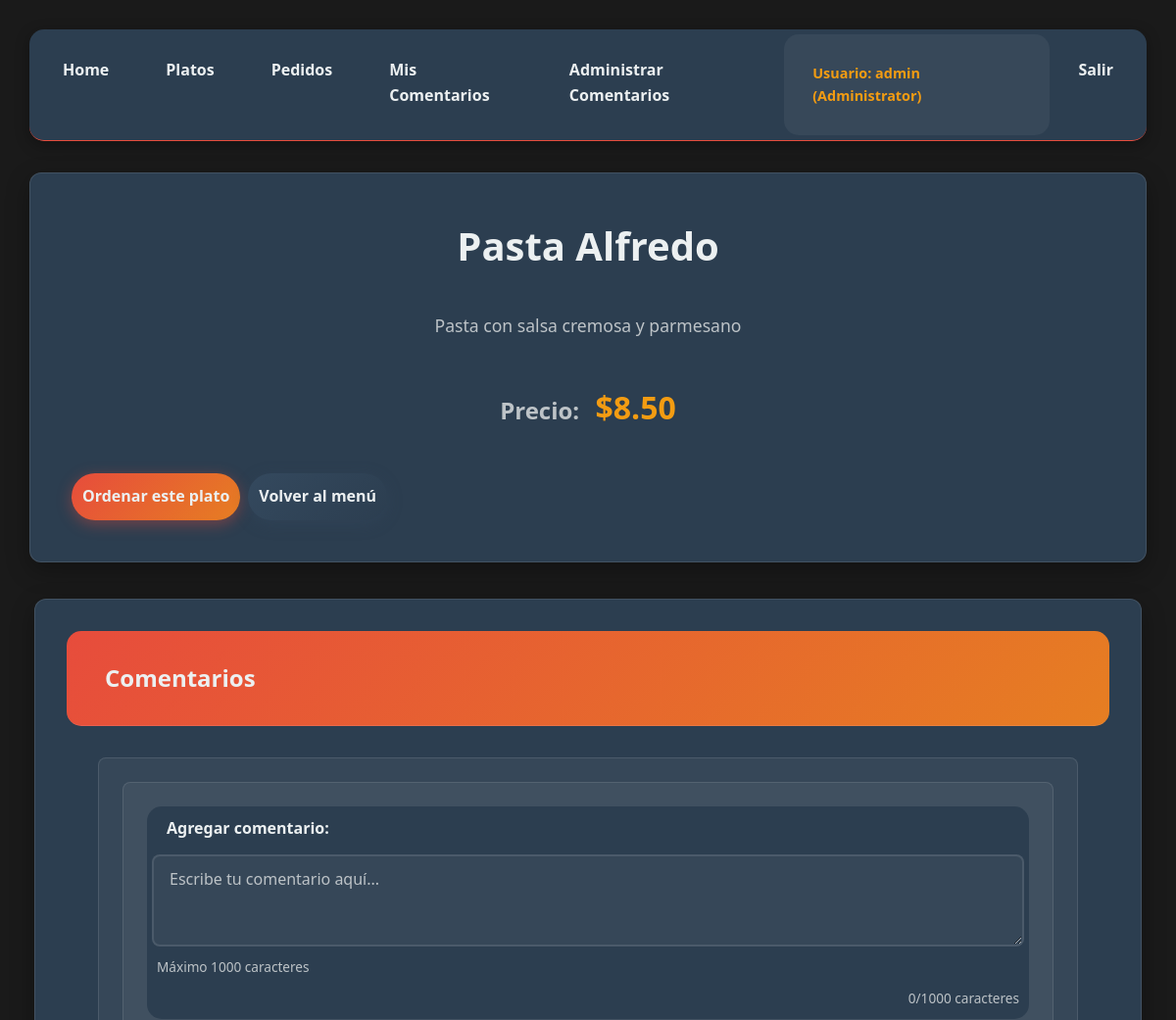
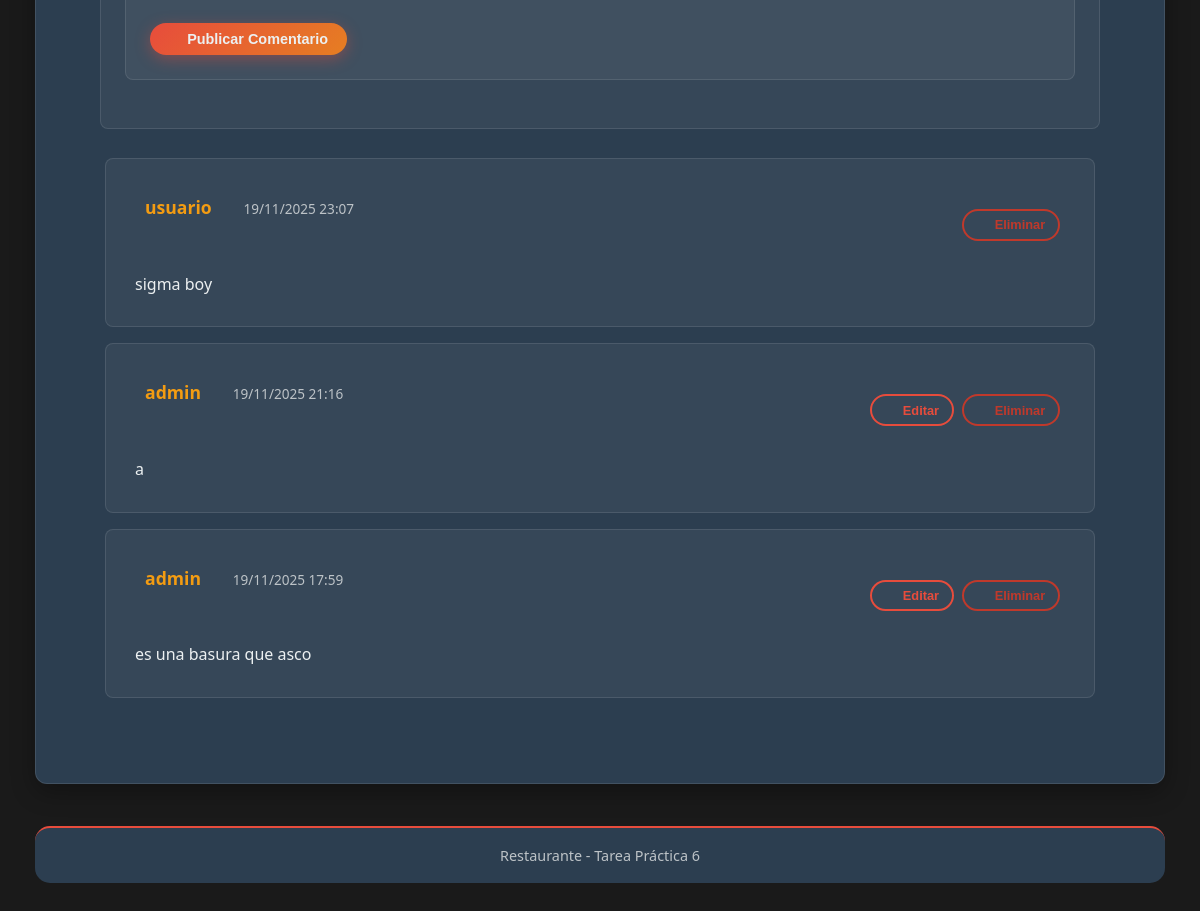
Page /index.php?action=dish&id=1 (signed in) on the committed database (2 pictures, top to bottom).
### tables this page shows
CREATE TABLE `dishes` (
  `id` int(11) NOT NULL,
  `name` varchar(50) NOT NULL,
  `description` text DEFAULT NULL,
  `price` decimal(10,2) NOT NULL,
  `created_at` timestamp NOT NULL DEFAULT current_timestamp()
);

CREATE TABLE `comments` (
  `id` int(11) NOT NULL,
  `user_id` int(11) NOT NULL,
  `dish_id` int(11) NOT NULL,
  `comment` text NOT NULL,
  `created_at` timestamp NOT NULL DEFAULT current_timestamp()
);

CREATE TABLE `users` (
  `id` int(11) NOT NULL,
  `username` varchar(50) NOT NULL,
  `email` varchar(100) NOT NULL,
  `password` varchar(255) NOT NULL,
  `role_id` int(11) NOT NULL,
  `created_at` timestamp NOT NULL DEFAULT current_timestamp()
);

### app/controllers/BaseController.php (called while the page is built, shortened)
<?php
require_once __DIR__ . '/../autoload.php';
class BaseController {
    protected function view($path, $data = []) {
        extract($data);
        require __DIR__ . '/../../views/layouts/header.php';
        require __DIR__ . '/../../views/' . $path . '.php';
        require __DIR__ . '/../../views/layouts/footer.php';
    }
}

### app/controllers/DishesController.php (called while the page is built, shortened)
<?php
require_once __DIR__ . '/../models/Dish.php';
class DishesController extends BaseController {
public function show(){
$dishModel = new Dish();
$dish = $dishModel->find($_GET['id']);
$this->view('dishes/show', ['dish'=>$dish]);
}
}

### app/models/Model.php (called while the page is built, shortened)
<?php
abstract class Model {
    protected $conn;
    public function __construct() {
        $this->conn = $this->getConnection();
    }
    protected function getConnection() {
        $conn = new mysqli("localhost", "root", "", "restaurante");
        $conn->set_charset('utf8mb4');
        return $conn;
    }
    protected function executePrepared($sql, $types = '', $params = []) {
        $stmt = $this->conn->prepare($sql);
        if (!empty($types) && !empty($params)) {
            $stmt->bind_param($types, ...$params);
        }
        if (!$stmt->execute()) {
            throw new Exception("Error ejecutando consulta: " . $stmt->error);
        }
        return $stmt;
    }
}

### app/models/Dish.php (called while the page is built, shortened)
<?php
 require_once 'Model.php';
 class Dish extends Model {
 public function find($id){
 $stmt = $this->conn->prepare("SELECT * FROM dishes WHERE id=?");
 $stmt->bind_param('i',$id);
 $stmt->execute();
 return $stmt->get_result()->fetch_assoc();
 }
 }

### app/core/SessionManager.php (called while the page is built, shortened)
<?php
class SessionManager {
    public static function get($key, $default = null) {
        return isset($_SESSION[$key]) ? $_SESSION[$key] : $default;
    }
}

### app/autoload.php (called while the page is built, shortened)
<?php
spl_autoload_register(function ($className) {
    $className = str_replace('\\', DIRECTORY_SEPARATOR, $className);
    $classMap = [
        'SessionManager' => __DIR__ . '/core/SessionManager.php',
        'Model' => __DIR__ . '/models/Model.php',
        'User' => __DIR__ . '/models/User.php',
        'Dish' => __DIR__ . '/models/Dish.php',
        'Order' => __DIR__ . '/models/Order.php',
        'Comment' => __DIR__ . '/models/Comment.php',
        'Role' => __DIR__ . '/models/Role.php',
        'BaseController' => __DIR__ . '/controllers/BaseController.php',
        'AuthController' => __DIR__ . '/controllers/AuthController.php',
        'DishesController' => __DIR__ . '/controllers/DishesController.php',
        'OrdersController' => __DIR__ . '/controllers/OrdersController.php',
        'CommentsController' => __DIR__ . '/controllers/CommentsController.php',
        'DashboardController' => __DIR__ . '/controllers/DashboardController.php',
        'UserController' => __DIR__ . '/controllers/UserController.php'
    ];
    if (isset($classMap[$className])) {
        if (file_exists($classMap[$className])) {
            return;
        }
    }
});

### app/models/Comment.php (called while the page is built, shortened)
<?php
class Comment extends Model {
    public function getByDishId($dishId) {
        try {
            $stmt = $this->executePrepared(
                "SELECT c.*, u.username, u.email
                 FROM comments c
                 JOIN users u ON c.user_id = u.id
                 WHERE c.dish_id = ?
                 ORDER BY c.created_at DESC",
                'i',
                [$dishId]
            );
            return $stmt->get_result()->fetch_all(MYSQLI_ASSOC);
        } catch (Exception $e) {
            error_log("Error en getByDishId: " . $e->getMessage());
            return [];
        }
    }
}

### views/comments/list.php (the view, shortened to what this page needs)
<link rel="stylesheet" href="../assets/css/styles.css">
<div id="comments-section" class="comments-section mt-4">
    <div class="card">
        <div class="card-header">
            <h3><i class="fas fa-comments"></i> Comentarios</h3>
        </div>
        <div class="card-body">
            <?php
            if (!isset($comments)) {
                $commentModel = new Comment();
                $dishId = $dish['id'] ?? $_GET['dish_id'] ?? 0;
                $comments = $commentModel->getByDishId($dishId);
            }
            ?>
            <?php if (SessionManager::get('user_id')): ?>
                <div class="comment-form">
                    <form method="POST" action="index.php?action=comments/create" class="comment-form">
                        <div class="form-group">
                            <label for="comment"><i class="fas fa-edit"></i> Agregar comentario:</label>
                            <textarea
                                name="comment"
                                id="comment"
                                class="form-control"
                                rows="3"
                                placeholder="Escribe tu comentario aquí..."
                                maxlength="1000"
                                required
                            ></textarea>
                            <small class="form-text text-muted">Máximo 1000 caracteres</small>
                        </div>
                        <button type="submit" class="btn btn-primary btn-sm">
                            <i class="fas fa-comment"></i> Publicar Comentario
                        </button>
                    </form>
                </div>
            <?php endif; ?>
            <div class="comments-list">
                <?php if (empty($comments)): ?>
                    <div class="no-comments">
                        <i class="fas fa-comments fa-3x mb-3"></i>
                        <p>No hay comentarios aún. Sé el primero en comentar.</p>
                    </div>
                <?php else: ?>
                    <?php foreach ($comments as $comment): ?>
                        <div id="comment-<?= htmlspecialchars($comment['id']) ?>" class="comment-item" data-comment-id="<?= htmlspecialchars($comment['id']) ?>">
                            <div class="comment-header">
                                <div class="comment-author">
                                    <strong><?= htmlspecialchars($comment['username']) ?></strong>
                                    <small class="text-muted ml-2">
                                        <i class="fas fa-clock"></i>
                                        <?= date('d/m/Y H:i', strtotime($comment['created_at'])) ?>
                                    </small>
                                </div>
                                <?php if (SessionManager::get('user_id') == $comment['user_id'] || SessionManager::get('role_name') == 'Administrator'): ?>
                                    <div class="comment-actions">
                                        <?php if (SessionManager::get('user_id') == $comment['user_id']): ?>
                                            <button type="button" class="btn btn-outline-primary btn-sm"
                                                    onclick="editComment(<?= htmlspecialchars($comment['id']) ?>)"
                                                    title="Editar comentario">
                                                <i class="fas fa-edit"></i> Editar
                                            </button>
                                        <?php endif; ?>
                                        <button type="button" class="btn btn-outline-danger btn-sm"
                                                onclick="deleteComment(<?= htmlspecialchars($comment['id']) ?>)"
                                                title="Eliminar comentario">
                                            <i class="fas fa-trash"></i> Eliminar
                                        </button>
                                    </div>
                                <?php endif; ?>
                            </div>
                            <div class="comment-content" id="comment-content-<?= htmlspecialchars($comment['id']) ?>">
                                <?= nl2br(htmlspecialchars($comment['comment'])) ?>
                            </div>
                        </div>
                    <?php endforeach; ?>
                <?php endif; ?>
            </div>
        </div>
    </div>
</div>

### views/dishes/show.php
<link rel="stylesheet" href="../assets/css/styles.css">
<div class="card fade-in">
    <div class="dish-detail">
        <h1><?= htmlspecialchars($dish['name']) ?></h1>
        <div class="dish-description">
            <?= nl2br(htmlspecialchars($dish['description'])) ?>
        </div>
        <div class="dish-price">
            <span class="price-label">Precio:</span>
            <span class="price-value">$<?= number_format($dish['price'], 2) ?></span>
        </div>
        <div class="dish-actions mt-2">
            <a href="index.php?action=order_create&dish_id=<?= htmlspecialchars($dish['id']) ?>"
               class="btn btn-primary">
                Ordenar este plato
            </a>
            <a href="index.php?action=dishes" class="btn btn-secondary">
                Volver al menú
            </a>
        </div>
    </div>
</div>
<?php
require __DIR__ . '/../comments/list.php'; ?>

### assets/css/styles.css (style rules this page uses)
:root { --rojo-primario: #e74c3c; --rojo-oscuro: #c0392b; --naranja-principal: #e67e22; --naranja-claro: #f39c12; --negro: #1a1a1a; --negro-claro: #2c3e50; --gris-oscuro: #34495e; --blanco: #ecf0f1; --gris-texto: #bdc3c7; }
* { margin: 0; padding: 5px; box-sizing: border-box; border-radius: 15px; }
body { font-family: 'Segoe UI', Tahoma, Geneva, Verdana, sans-serif; line-height: 1.6; color: var(--blanco); background-color: var(--negro); }
.card { background: var(--negro-claro); border-radius: 12px; box-shadow: 0 8px 25px rgba(0,0,0,0.3); padding: 2rem; margin-bottom: 2rem; transition: transform 0.3s ease, box-shadow 0.3s ease; border: 1px solid rgba(255, 255, 255, 0.1); }
.card-header { background: linear-gradient(135deg, var(--rojo-primario) 0%, var(--naranja-principal) 100%); color: var(--blanco); padding: 1.5rem; border-bottom: 1px solid rgba(255, 255, 255, 0.1); }
.card-header h2, .card-header h3 { margin: 0; font-size: 1.5rem; font-weight: 600; }
.card-body { padding: 2rem; }
.btn { display: inline-flex; align-items: center; gap: 0.5rem; padding: 11px; border: none; border-radius: 50px; text-decoration: none; font-weight: 600; cursor: pointer; transition: all 0.3s ease; font-size: 1rem; text-align: center; justify-content: center; }
.btn-primary { background: linear-gradient(135deg, var(--rojo-primario) 0%, var(--naranja-principal) 100%); color: var(--blanco); box-shadow: 0 4px 15px rgba(231, 76, 60, 0.4); }
.btn-secondary { background: linear-gradient(135deg, var(--gris-oscuro) 0%, var(--negro-claro) 100%); color: var(--blanco); box-shadow: 0 4px 15px rgba(52, 73, 94, 0.4); }
.btn-outline-primary { background: transparent; border: 2px solid var(--rojo-primario); color: var(--rojo-primario); }
.btn-outline-danger { background: transparent; border: 2px solid var(--rojo-oscuro); color: var(--rojo-oscuro); }
.btn-sm { padding: 0.5rem 1.2rem; font-size: 0.9rem; }
.form-group { margin-bottom: 1.5rem; background-color: #2c3e50; }
label { display: block; margin-bottom: 0.5rem; font-weight: 600; color: var(--blanco); }
input, select, textarea, .form-control { width: 100%; padding: 0.75rem 1rem; border: 2px solid rgba(255, 255, 255, 0.1); border-radius: 8px; font-size: 1rem; transition: all 0.3s ease; background-color: rgba(255, 255, 255, 0.05); color: var(--blanco); font-family: inherit; }
input::placeholder, textarea::placeholder { color: var(--gris-texto); }
.form-text { color: var(--gris-texto); font-size: 0.85rem; margin-top: 0.25rem; }
.comments-section { margin-top: 2rem; }
.comment-form { background-color: rgba(255, 255, 255, 0.05); padding: 1.5rem; border-radius: 8px; margin-bottom: 1.5rem; border: 1px solid rgba(255, 255, 255, 0.1); }
.comments-list { margin-top: 1.5rem; }
.comment-item { background-color: rgba(255, 255, 255, 0.05); border: 1px solid rgba(255, 255, 255, 0.1); border-radius: 8px; padding: 1.5rem; margin-bottom: 1rem; transition: all 0.3s ease; }
.comment-header { display: flex; justify-content: space-between; align-items: flex-start; margin-bottom: 1rem; }
.comment-author { font-size: 0.9rem; }
.comment-author strong { color: var(--naranja-claro); font-size: 1.1rem; }
.comment-author small { color: var(--gris-texto); font-size: 0.85rem; }
.comment-actions { display: flex; gap: 0.5rem; margin-top: 1rem; }
.comment-actions .btn { padding: 0.4rem 0.8rem; font-size: 0.8rem; }
.comment-content { color: var(--blanco); line-height: 1.6; font-size: 1rem; }
.dish-actions { margin-top: 1rem; display: flex; gap: 0.5rem; }
.dish-detail { text-align: center; }
.dish-detail h1 { color: var(--blanco); margin-bottom: 1.5rem; font-size: 2.5rem; font-weight: 700; }
.dish-description { font-size: 1.1rem; line-height: 1.8; margin-bottom: 2rem; color: var(--gris-texto); }
.dish-price { font-size: 1.5rem; margin-bottom: 2rem; }
.price-label { color: var(--gris-texto); font-weight: 600; }
.price-value { color: var(--naranja-claro); font-weight: bold; font-size: 2rem; }
.fade-in { animation: fadeIn 0.5s ease-out; }
.text-muted { color: var(--gris-texto); }
.mt-2 { margin-top: 2rem; }
.mt-4 { margin-top: 2rem; }
.ml-2 { margin-left: 0.5rem; }
.fa-utensils, .fa-clock, .fa-trash, .fa-arrow-left, .fa-comments, .fa-edit, .fa-save, .fa-times, .fa-comment, .fa-info-circle, .fa-list, .fa-crown, .fa-eye, .fa-sign-in-alt, .fa-user-plus, .fa-shopping-cart, .fa-award, .fa-motorcycle, .fa-heart, .fa-star, .fa-users { opacity: 0.9; }

### rows in the picture
dishes: name "Pasta Alfredo", description "Pasta con salsa cremosa y parmesano", price "8.50"
comments: user.username "usuario", created_at "19/11/2025 23:07", comment "sigma boy"
comments: user.username "admin", created_at "19/11/2025 21:16", comment "a"
comments: user.username "admin", created_at "19/11/2025 17:59", comment "es una basura que asco"

### other values in the picture
SessionManager::get('username', '') "admin"
SessionManager::get('role_name', '') "Administrator"
